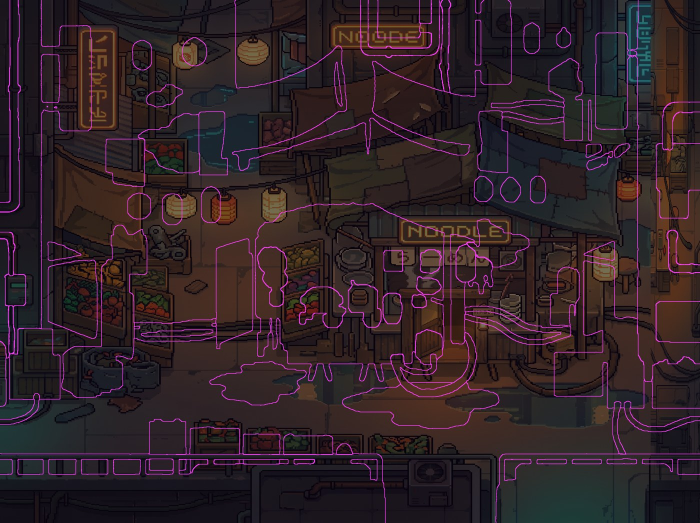
#> input picture docs/art-options/inst-edges-night-bazaar-before.jpg, 1400 x 1045 px (shown at 1/2 size)
$ python -i perspective_ab.py   (imports and definitions only)
#> lines starting #> are read from the running program, lines starting #| are printed output that depends on the picture
#!/usr/bin/env python3
"""C: Perspective conditioning A/B experiment.

Three conditions, each generated 3 times per scene:
  C1: prompt-only (scene gen with perspective constraint in text only)
  C2: drawn 16px grid + "verticals vertical, no diagonal vanishing lines"
  C3: outpaint-from-anchor-edge (use the anchor's right edge as a seed)

Scored with an edge-orientation histogram detector: fraction of long straight
edges within 5 degrees of horizontal or vertical (axis-aligned = 1.0).

Usage: perspective_ab.py <room>
"""
import io
import json
import os
import sys

import cv2
import numpy as np
from PIL import Image, ImageDraw
from google import genai
from google.genai import types

ROOT = os.path.dirname(os.path.dirname(os.path.dirname(os.path.dirname(
    os.path.abspath(__file__)))))
client = genai.Client(vertexai=True, project='adk-coding-agents', location='global')

ANCHOR_PLATE = os.path.join(ROOT, 'docs', 'art-options', 'nbp-scifi-anchor-clean.png')

SCENE_DESCS = {
    'anchorroom': 'A bustling sci-fi harbor plaza with pylons, glass tanks, cargo crates, market stalls, and a walkable bridge. Flat 3/4 top-down view.',
    'night-bazaar': 'A neon-lit night market in a sci-fi city, narrow alleys with food stalls, hanging lanterns, steam vents, and crowds. Flat 3/4 top-down view.',
    'plaza-market-inside': 'Interior of a sci-fi market hall with vendor booths, display cases, shelving units, crates of goods, overhead lighting rigs. Flat 3/4 top-down view.',
}

BASE_PROMPT = (
    'Generate a game scene image in the style of the game Eastward — detailed pixel art, '
    'rich colors, carefully placed objects. The scene: {desc}\n'
    'PERSPECTIVE RULE: axis-aligned straight-on 3/4 top-down view. Buildings are flat front '
    'elevations ("stage-set flat"). NO rotation, NO isometric, NO diagonal vanishing lines. '
    'All verticals must be perfectly vertical. All horizontals must be perfectly horizontal.'
)

GRID_EXTRA = (
    '\nA reference grid is drawn on the input image at 16px pitch. Use it to keep all '
    'verticals EXACTLY vertical and all horizontals EXACTLY horizontal. No diagonal vanishing '
    'lines whatsoever. The grid shows the expected alignment — match it.'
)


# [27 lines left out: functions gen_image, draw_grid, not called in this run]


def orientation_score(img_pil, threshold_deg=5):
    """Fraction of long straight edges within threshold_deg of H/V."""
#> called with threshold_deg = 5
    gray = cv2.cvtColor(np.asarray(img_pil), cv2.COLOR_RGB2GRAY)
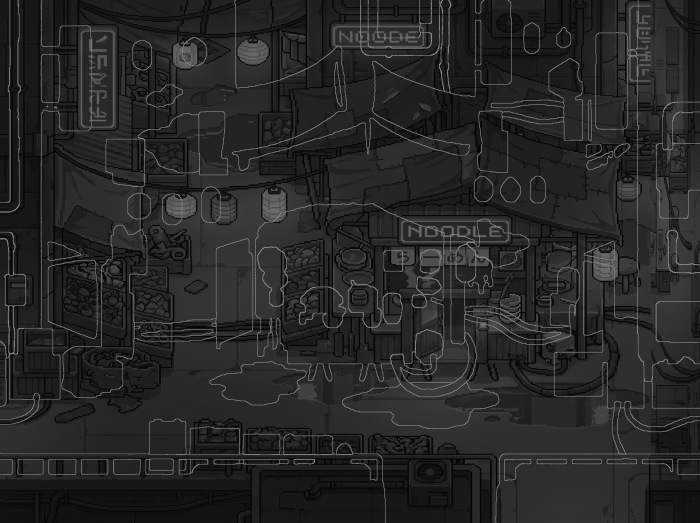
#> gray: shape (1045, 1400) (shown at 1/2 size); min 0, max 159, mean 38.6
    edges = cv2.Canny(gray, 50, 150)
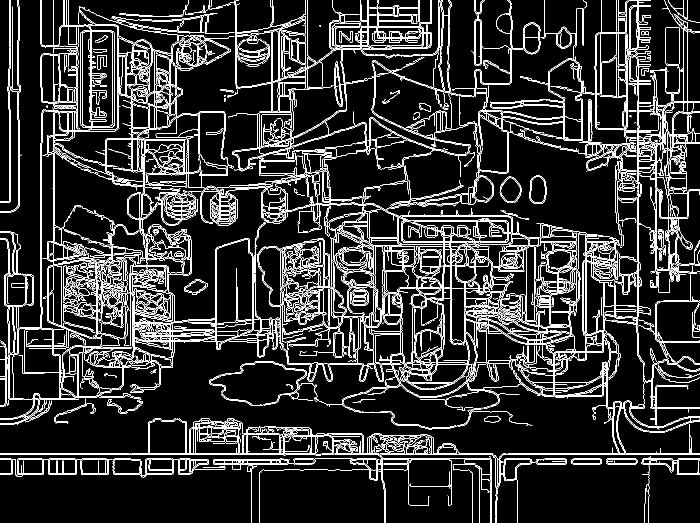
#> edges: shape (1045, 1400) (shown at 1/2 size); 11.4% white in thin lines or dots
    lines = cv2.HoughLinesP(edges, 1, np.pi / 180, 50, minLineLength=30, maxLineGap=5)
#> lines = 813 rows, first 6: [0, 919, 261, 919], [0, 906, 299, 906], [106, 710, 106, 658], [487, 907, 631, 907], [0, 908, 298, 908], [1276, 536, 1276, 107]
    if lines is None or len(lines) == 0:
        return 1.0, 0
    aligned = 0
    total = len(lines)
#> total = 813
    for line in lines:
        x1, y1, x2, y2 = line[0]
        angle = np.degrees(np.arctan2(abs(y2 - y1), abs(x2 - x1)))
        if angle <= threshold_deg or angle >= (90 - threshold_deg):
            aligned += 1
#> this loop made 813 passes
#> (x1, y1, x2, y2, angle) on passes 1 to 12: (0, 919, 261, 919, 0), (0, 906, 299, 906, 0), (106, 710, 106, 658, 90), (487, 907, 631, 907, 0), (0, 908, 298, 908, 0), (1276, 536, 1276, 107, 90), (81, 613, 81, 286, 90), (83, 92, 83, 0, 90), (1274, 190, 1274, 153, 90), (754, 909, 986, 909, 0), (36, 917, 84, 917, 0), (902, 599, 902, 496, 90)
#> after the loop, aligned = 554
    return round(aligned / total, 3), total


# [107 lines left out: functions run_condition_c1, run_condition_c2, run_condition_c3, main, not called in this run]


# [2 lines not run here, left out]

>>> import cv2
>>> picture = cv2.cvtColor(cv2.imread('../../../docs/art-options/inst-edges-night-bazaar-before.jpg'), cv2.COLOR_BGR2RGB)
>>> result = orientation_score(picture)
#> result = (0.681, 813)

$ run again, on docs/art-options/overheadmask-anchorroom.jpg
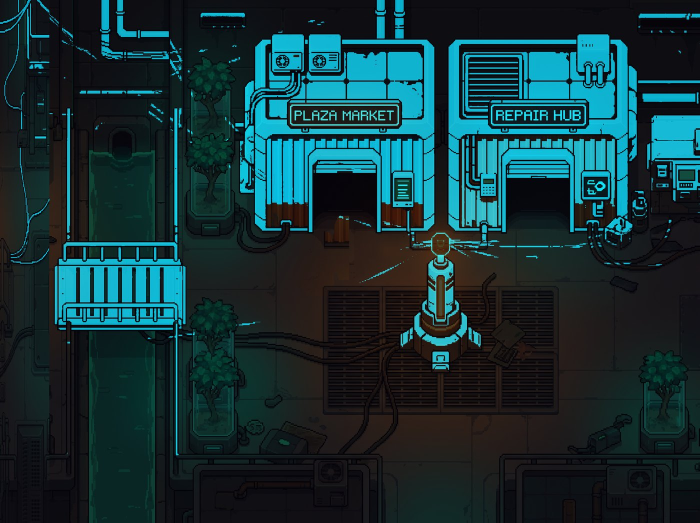
#> input picture docs/art-options/overheadmask-anchorroom.jpg, 1400 x 1045 px (shown at 1/2 size)
#> in orientation_score, `gray = cv2.cvtColor(np.asarray(img_pil), cv2.COLOR_RGB2GRAY)`:
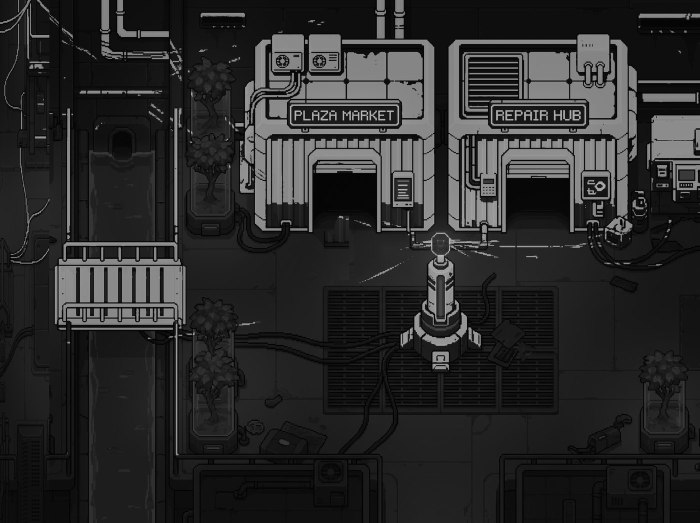
#> gray: shape (1045, 1400) (shown at 1/2 size); min 0, max 206, mean 42
#> in orientation_score, `edges = cv2.Canny(gray, 50, 150)`:
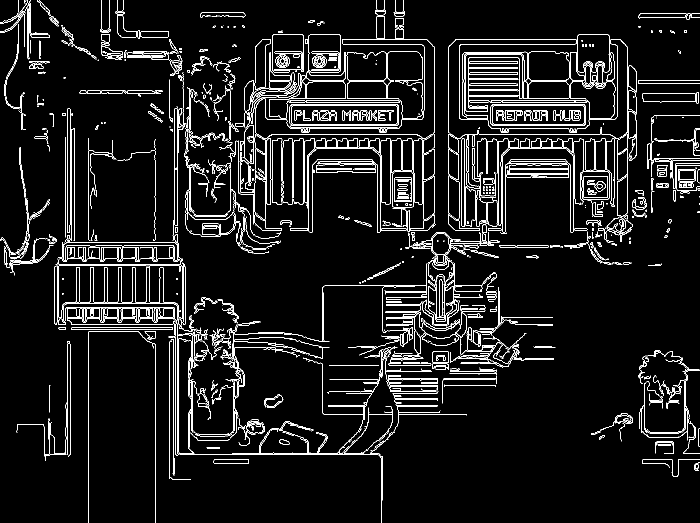
#> edges: shape (1045, 1400) (shown at 1/2 size); 6.3% white in thin lines or dots
#> lines = 496 rows, first 6: [354, 531, 354, 213], [339, 957, 339, 683], [177, 1044, 177, 649], [543, 268, 834, 268], [868, 450, 868, 93], [985, 208, 1167, 208]
#> total = 496
#> the loop in orientation_score, `for line in lines:` made 496 passes
#> (x1, y1, x2, y2, angle) on passes 1 to 8: (354, 531, 354, 213, 90), (339, 957, 339, 683, 90), (177, 1044, 177, 649, 90), (543, 268, 834, 268, 0), (868, 450, 868, 93, 90), (985, 208, 1167, 208, 0), (310, 1044, 310, 688, 90), (981, 205, 1178, 205, 0)
#> after the loop in orientation_score, `for line in lines:`: aligned = 468
#> result = (0.944, 496)
